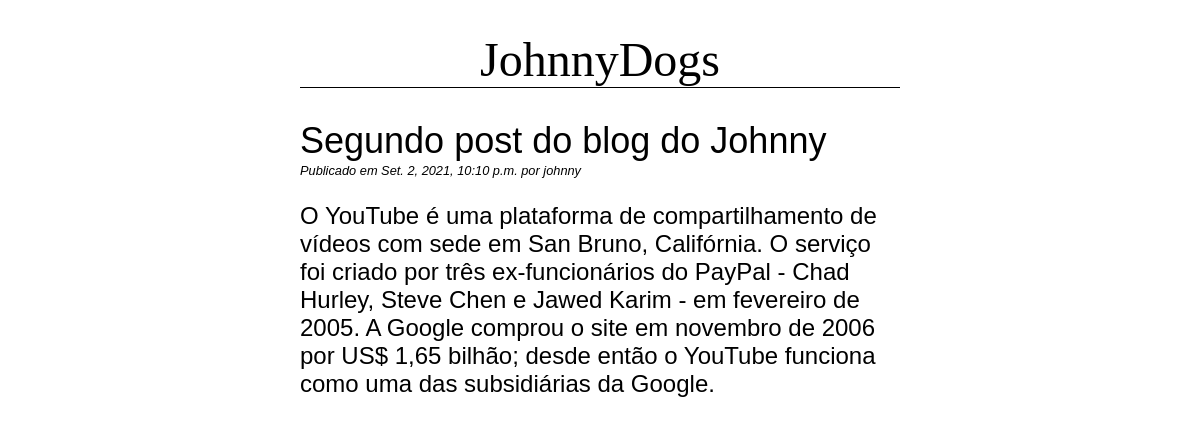
The page /blog/segundo-post-do-blog-do-johnny/ on the database its author committed.
### blog/models.py (models this page shows, shortened)
class Post(models.Model):
    title = models.CharField(max_length=255) # limitando o titulo titulo a 255 caracteres
    slug = models.SlugField(max_length=255, unique=True) # url (www.meusite.com/blog/introcao-ao-django)
    author = models.ForeignKey(User, on_delete=models.CASCADE) # id de autor e post /// precisa importar o user de django.contrib.auth.models
    body = models.TextField() # liberdade para o autor usar quantos caracteres quiser
    created = models.DateTimeField(auto_now_add=True) # adiciona adata e a hora em que o post foi publicado automaticamente
    updated = models.DateTimeField(auto_now=True) # adiciona a data e a hora de atualizaçoẽs do post automaticamente
    class Meta:
        ordering = ("-created",)

### blog/views.py (the view)
# urls.py: path('<slug:slug>/', views.PostDetailView.as_view(), name = 'detail'),
class PostDetailView(DetailView):
    model = Post

### blog/templates/blog/post_detail.html (shortened to what this page needs)
{% extends 'blog/base.html' %}
{% block content %}
    <h2>{{ post.title }}</h2>
    <p class = "date">
        Publicado em {{ post.created }} por {{ post.author }}
    </p>
    {{ post.body | linebreaks }}
{% endblock %}

### blog/static/css/blog.css (style rules this page uses)
body { margin: 0 25%; font-family: sans-serif; font-size: 1.5rem; colour: #111111; }
h2 { colour: #005077; font-weight: normal; margin-bottom: 1px; }
p.date { font-size: 0.8rem; font-style: italic; margin-top: 1px; }

### rows shown on the page
Post: title "Segundo post do blog do Johnny", created "Set. 2, 2021, 10:10 p.m.", author "johnny", body "O YouTube é uma plataforma de compartilhamento de vídeos com sede em San Bruno, Califórnia. O serviço foi criado por três ex-funcionários do PayPal - Chad Hurley, Steve Chen e Jawed Karim - em fevereiro de 2005. A Google comprou o site em novembro de 2006 por US$ 1,65 bilhão; desde então o YouTube funciona como uma das subsidiárias da Google."
